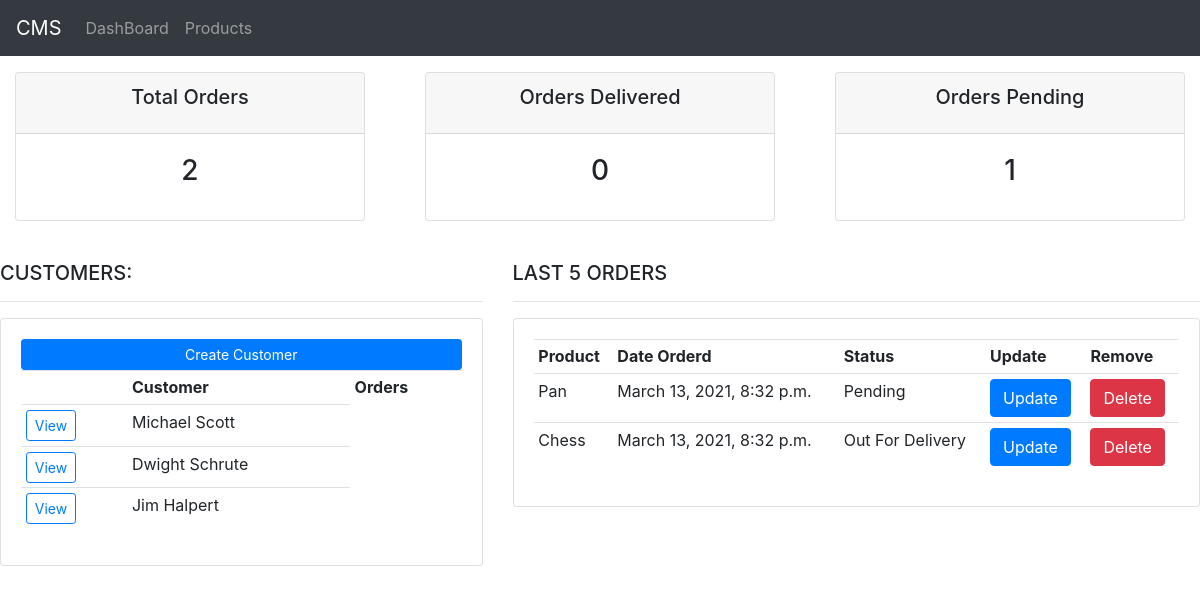
Before: / with the older database file.
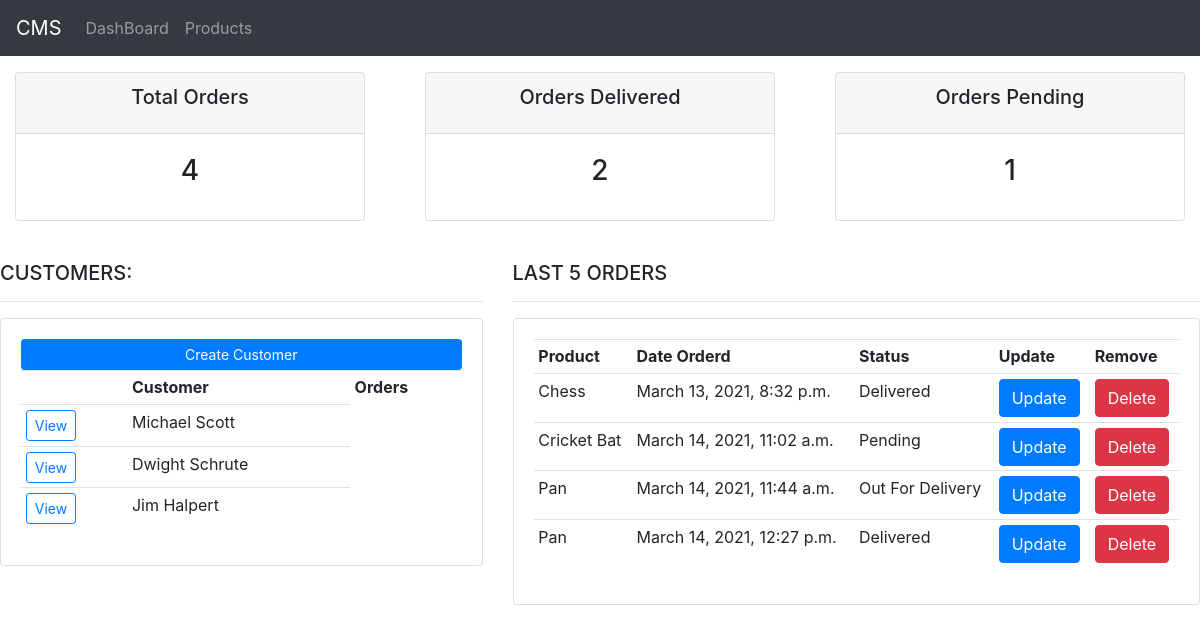
After: the same page with the newer database file.
### accounts/models.py (models this page shows, shortened)
class Customer(models.Model):
    name = models.CharField(max_length=200, null=True)
    phone = models.CharField(max_length=200, null=True)
    email = models.CharField(max_length=200, null=True)
    date_created = models.DateTimeField(auto_now_add=True, null=True)

class Order(models.Model):
    STATUS = (
        ('Pending', 'Pending'),
        ('Out For Delivery', 'Out For Delivery'),
        ('Delivered', 'Delivered')
    )
    status = models.CharField(max_length=50, null=True, choices=STATUS)
    date_created = models.DateTimeField(auto_now_add=True, null=True)
    customer = models.ForeignKey(
        Customer, null=True, on_delete=models.SET_NULL)
    product = models.ForeignKey(Product, null=True, on_delete=models.SET_NULL)

class Product(models.Model):
    CATEGORY = (
        ("Indoor", "Indoor"),
        ("Outdoor", "Outdoor"),
    )
    name = models.CharField(max_length=100, null=True)
    category = models.CharField(max_length=100, null=True, choices=CATEGORY)
    description = models.CharField(max_length=100, null=True)
    price = models.FloatField(null=True)
    date_created = models.DateTimeField(auto_now_add=True, null=True)
    tags = models.ManyToManyField(Tag)
    def __str__(self):
        return self.name

### accounts/views.py (the view)
# urls.py: path('', views.home, name='home'),
def home(request):
    orders = Order.objects.all()
    customers = Customer.objects.all()
    total_customers = customers.count()
    total_orders = orders.count()
    delivered = orders.filter(status='Delivered').count()
    pending = orders.filter(status='Pending').count()
    context = {'orders': orders, 'customers': customers, 'total_customers': total_customers,
               'total_orders': total_orders, 'delivered': delivered, 'pending': pending}
    return render(request, 'accounts/dashboard.html', context)

### accounts/templates/accounts/dashboard.html (shortened to what this page needs)
{% extends 'accounts/index.html'%}
{% block content %}
{% include 'accounts/status.html'%}
<br>
<div class="row">
    <div class="col-md-5">
     <h5>CUSTOMERS:</h5>
     <hr>
     <div class="card card-body">
      <a class="btn btn-primary  btn-sm btn-block" href="">Create Customer</a>
      <table class="table table-sm">
       <tr>
         <th></th>
        <th>Customer</th>
        <th>Orders</th>
       </tr>
       {%for i in customers%}
       <tr>
         <td><a href="{% url 'customers' i.id%}" class="btn btn-sm btn-outline-primary">View</a></td>
         <td>{{i.name}}</td>
       </tr>
       {%endfor%}
      </table>
     </div>
    </div>
    <div class="col-md-7">
     <h5>LAST 5 ORDERS</h5>
     <hr>
     <div class="card card-body">
      <table class="table table-sm">
       <tr>
        <th>Product</th>
        <th>Date Orderd</th>
        <th>Status</th>
        <th>Update</th>
        <th>Remove</th>
       </tr>
       {%for i in orders%}
       <tr>
         <td>{{i.product}}</td>
         <td>{{i.date_created}}</td>
         <td>{{i.status}}</td>
         <td><a href="{% url 'update_order' i.id%}" class="btn btn-primary" >Update</a></td>
         <td><a href="{% url 'delete_order' i.id%}" class="btn btn-danger">Delete</a></td>
       </tr>
       {%endfor%}
      </table>
     </div>
    </div>
  {% endblock%}

### accounts/templates/accounts/index.html (shortened to what this page needs)
{%load static%}
<!DOCTYPE html>
<html lang="en">
  <head>
    <link
      rel="stylesheet"
      href="https://stackpath.bootstrapcdn.com/bootstrap/4.5.2/css/bootstrap.min.css"
    />
    <link rel="stylesheet" href="{% static '/css/index.css'%}" />
  </head>
  <body>
    {% include 'accounts/navbar.html' %}
    <br />
    {% block content %} {% endblock %}
    <br />
  </body>
</html>

### accounts/templates/accounts/navbar.html (shortened to what this page needs)
<nav class="navbar navbar-expand-lg navbar-dark bg-dark fixed-top">
  <a class="navbar-brand" href="#">CMS</a>
  <div class="collapse navbar-collapse" id="navbarNavAltMarkup">
    <div class="navbar-nav">
      <a class="nav-item nav-link" href="{% url 'home'%}">DashBoard</a>
      <a class="nav-item nav-link" href="{% url 'products'%}">Products</a>
    </div>
  </div>
</nav>

### accounts/templates/accounts/status.html (shortened to what this page needs)
<br>
<br>
<div class="row">
    <div class="col">
     <div class="col-md">
      <div class="card text-center text-black  mb-3" id="total-orders">
         <div class="card-header">
          <h5 class="card-title">Total Orders</h5>
         </div>
         <div class="card-body">
           <h3 class="card-title">{{total_orders}}</h3>
         </div>
      </div>
     </div>
    </div>
<div class="col">
    <div class="col-md">
     <div class="card text-center text-black  mb-3" id="orders-delivered">
        <div class="card-header">
         <h5 class="card-title">Orders Delivered</h5>
        </div>
        <div class="card-body">
          <h3 class="card-title">{{delivered}}</h3>
        </div>
     </div>
    </div>
   </div>
<div class="col">
<div class="col-md">
 <div class="card text-center text-black  mb-3" id="orders-pending">
    <div class="card-header">
     <h5 class="card-title">Orders Pending</h5>
    </div>
    <div class="card-body">
      <h3 class="card-title">{{pending}}</h3>
    </div>
 </div>
</div>
</div>
</div>

Changed rows visible on the page:
removed Order: product "Pan", date_created "March 13, 2021, 8:32 p.m.", status "Pending"
changed Order "March 13, 2021, 8:32 p.m.": status "Out For Delivery" → "Delivered"
added Order: product "Cricket Bat", date_created "March 14, 2021, 11:02 a.m.", status "Pending"
added Order: product "Pan", date_created "March 14, 2021, 11:44 a.m.", status "Out For Delivery"
added Order: product "Pan", date_created "March 14, 2021, 12:27 p.m.", status "Delivered"
Other visible differences:
{{ total_orders }}: "2" → "4"
{{ delivered }}: "0" → "2"
